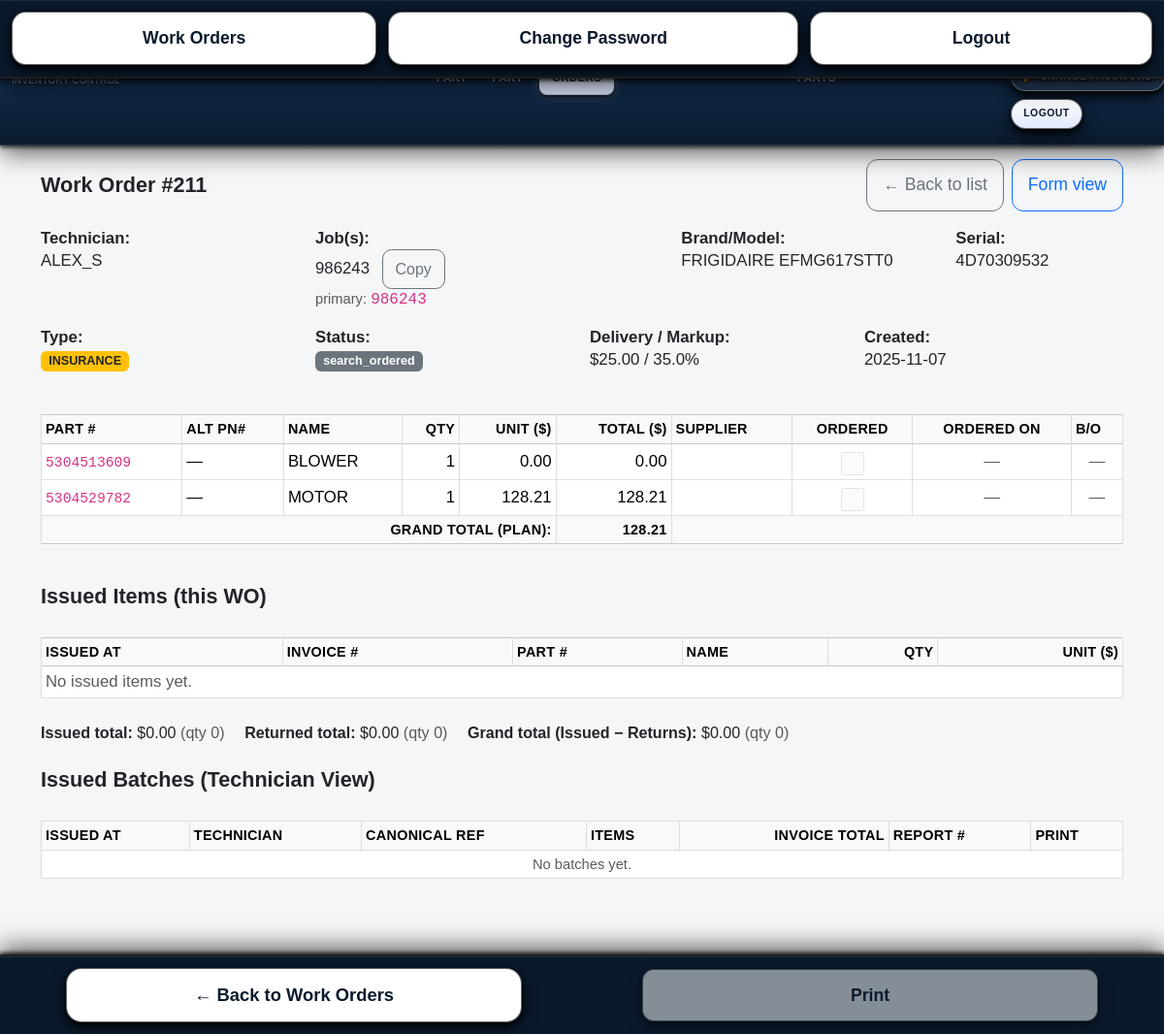
Before: /work_orders/211 (signed in) with the older database file.
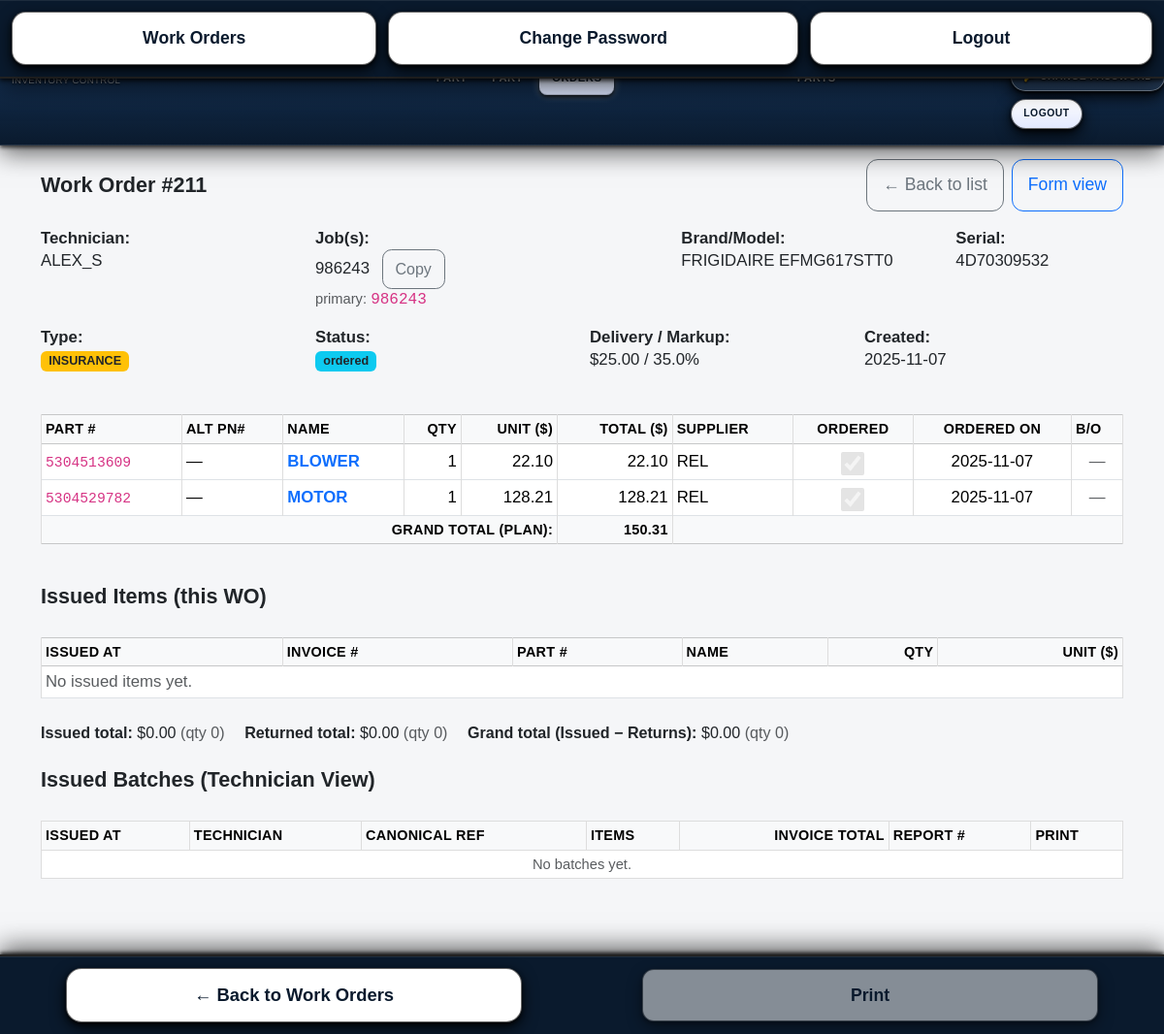
After: the same page with the newer database file.
### models.py (models this page shows, shortened)
class WorkUnit(db.Model):
    __tablename__ = "work_units"
    __table_args__ = {"extend_existing": True}
    id = db.Column(db.Integer, primary_key=True)
    work_order_id = db.Column(db.Integer, db.ForeignKey("work_orders.id"), nullable=False, index=True)
    brand  = db.Column(db.String(80))
    model  = db.Column(db.String(25))
    serial = db.Column(db.String(25))
    parts = db.relationship(
        "WorkOrderPart",
        backref="unit",
        primaryjoin="WorkUnit.id==WorkOrderPart.unit_id",
        cascade="all, delete-orphan",
        lazy="selectin",
        overlaps="parts,work_order",
    )

class WorkOrderPart(db.Model):
    __tablename__ = "work_order_parts"
    __table_args__ = {"extend_existing": True}
    id = db.Column(db.Integer, primary_key=True)
    work_order_id = db.Column(db.Integer, db.ForeignKey("work_orders.id"), nullable=False, index=True)
    unit_id = db.Column(db.Integer, db.ForeignKey("work_units.id"), nullable=True, index=True)
    part_number = db.Column(db.String(80), nullable=False)
    part_name   = db.Column(db.String(120))
    quantity    = db.Column(db.Integer, default=1)
    alt_part_numbers = db.Column(db.String(200))
    alt_numbers      = db.Column(db.String(200))
    supplier       = db.Column(db.String(80))
    backorder_flag = db.Column(db.Boolean, default=False)
    status      = db.Column(db.String(32), default="search_ordered")
    line_status = db.Column(db.String(32), default="search_ordered")
    unit_price_base  = db.Column(db.Float)
    unit_price_final = db.Column(db.Float)
    unit_cost        = db.Column(db.Float, nullable=True, default=None)
    issued_qty     = db.Column(db.Integer, nullable=False, default=0)
    last_issued_at = db.Column(db.DateTime, nullable=True)
    warehouse  = db.Column(db.String(120), nullable=True)
    unit_label = db.Column(db.String(120), nullable=True)
    stock_hint = db.Column(db.String(120))
    ordered_flag = db.Column(db.Boolean, default=False, index=True)
    ordered_date = db.Column(db.Date, nullable=True)
    created_at = db.Column(db.DateTime, default=datetime.utcnow)

### inventory/routes.py (the view, shortened to what this page needs)
@inventory_bp.get("/work_orders/<int:wo_id>", endpoint="wo_detail")
@login_required
def wo_detail(wo_id):
    from flask import render_template, flash, redirect, url_for
    from sqlalchemy import func, or_, case
    from sqlalchemy.orm import selectinload, joinedload
    from flask_login import current_user
    from extensions import db
    from models import WorkOrder, WorkUnit, WorkOrderPart, Part, IssuedPartRecord, IssuedBatch
    from collections import defaultdict, defaultdict as _dd
    wo = (
        db.session.query(WorkOrder)
        .options(
            selectinload(WorkOrder.parts),
            selectinload(WorkOrder.units).options(
                selectinload(WorkUnit.parts),
            ),
        )
        .get(wo_id)
    )
    if not wo:
        flash(f"Work Order #{wo_id} not found.", "danger")
        return redirect(url_for("inventory.wo_list"))
    role_raw = (getattr(current_user, "role", "") or "").strip().lower()
    me_id = getattr(current_user, "id", None)
    me_name = (getattr(current_user, "username", "") or "").strip().lower()
    wo_tech_id = getattr(wo, "technician_id", None)
    wo_tech_name = (wo.technician_username or wo.technician_name or "").strip().lower()
    is_admin_like = role_raw in ("admin", "superadmin")
    is_technician = role_raw in ("technician", "tech")
    is_my_wo = False
    if wo_tech_id and me_id and (wo_tech_id == me_id):
        is_my_wo = True
    elif wo_tech_name and me_name and (wo_tech_name == me_name):
        is_my_wo = True
    if is_technician and not is_my_wo:
        flash("You don't have access to this Work Order.", "danger")
        return redirect(url_for("inventory.wo_list"))
    can_confirm_any = (role_raw == "superadmin")
    can_view_docs = (is_admin_like or is_my_wo)
    suppliers = [
        r[0]
        for r in (
            db.session.query(func.trim(WorkOrderPart.supplier))
            .filter(
                WorkOrderPart.work_order_id == wo.id,
                WorkOrderPart.supplier.isnot(None),
                func.trim(WorkOrderPart.supplier) != "",
            )
            .distinct()
            .order_by(func.trim(WorkOrderPart.supplier).asc())
            .all()
        )
    ]
    canon = (wo.canonical_job or "").strip()
    base_q = (
        db.session.query(IssuedPartRecord)
        .options(joinedload(IssuedPartRecord.part), joinedload(IssuedPartRecord.batch))
        .outerjoin(IssuedBatch, IssuedBatch.id == IssuedPartRecord.batch_id)
    )
    if canon:
        base_q = base_q.filter(
            or_(
                func.trim(IssuedPartRecord.reference_job) == canon,
                func.trim(IssuedPartRecord.reference_job).like(f"%{canon}%"),
                func.trim(IssuedBatch.reference_job) == canon,
            )
        )
    issued_items = base_q.order_by(
        IssuedPartRecord.issue_date.asc(), IssuedPartRecord.id.asc()
    ).all()
    money_issued = func.coalesce(
        func.sum(
            case(
                (
                    IssuedPartRecord.quantity > 0,
                    IssuedPartRecord.quantity * IssuedPartRecord.unit_cost_at_issue,
                ),
                else_=0,
            )
        ),
        0.0,
    )
    money_returned = func.coalesce(
        func.sum(
            case(
                (
                    IssuedPartRecord.quantity < 0,
                    -IssuedPartRecord.quantity * IssuedPartRecord.unit_cost_at_issue,
                ),
                else_=0,
            )
        ),
        0.0,
    )
    qty_issued = func.coalesce(
        func.sum(
            case(
                (IssuedPartRecord.quantity > 0, IssuedPartRecord.quantity),
                else_=0,
            )
        ),
        0,
    )
    qty_returned = func.coalesce(
        func.sum(
            case(
                (IssuedPartRecord.quantity < 0, -IssuedPartRecord.quantity),
                else_=0,
            )
        ),
        0,
    )
    agg = (
        db.session.query(money_issued, money_returned, qty_issued, qty_returned)
        .select_from(IssuedPartRecord)
        .outerjoin(IssuedBatch, IssuedBatch.id == IssuedPartRecord.batch_id)
        .filter(base_q.whereclause if base_q.whereclause is not None else True)
        .one()
    )
    issued_total = float(agg[0] or 0.0)
    returned_total = float(agg[1] or 0.0)
    net_total = issued_total - returned_total
    issued_qty = int(agg[2] or 0)
    returned_qty = int(agg[3] or 0)
    net_qty = issued_qty - returned_qty
    def _fmt(dt):
        return dt.strftime("%Y-%m-%d %H:%M") if dt else "—"
    def _extract(rec):
        return (
            rec.id,
            (getattr(rec.part, "part_number", None) or "").strip().upper(),
            getattr(rec.part, "name", None) or "",
            int(rec.quantity or 0),
            float(rec.unit_cost_at_issue or 0.0),
            bool(getattr(rec, "confirmed_by_tech", False)),
            getattr(rec, "confirmed_by", None) or None,
            _fmt(getattr(rec, "confirmed_at", None)),
        )
    grouped = defaultdict(list)
    net_by_pn = _dd(int)
    batches = []
    invoiced_pns = sorted([pn for pn, net in net_by_pn.items() if net > 0])
    all_rows = []
    if wo.units:
        for u in wo.units:
            if getattr(u, "parts", None):
                all_rows.extend(u.parts)
    if (not all_rows) and getattr(wo, "parts", None):
        all_rows.extend(wo.parts)
    issued_info_by_pn = {}
    pn_list = []
    for r in all_rows:
        pn = (getattr(r, "part_number", "") or "").strip().upper()
        if pn and pn not in pn_list:
            pn_list.append(pn)
    inv_cost_map = {}
    if pn_list:
        part_rows = (
            db.session.query(Part)
            .filter(func.upper(Part.part_number).in_(pn_list))
            .all()
        )
        for pr in part_rows:
            key = (pr.part_number or "").strip().upper()
            inv_cost_map[key] = float(pr.unit_cost or 0.0)
    display_parts = []
    grand_total_display = 0.0
    for r in all_rows:
        pn = (getattr(r, "part_number", "") or "").strip().upper()
        qty_planned = int(getattr(r, "quantity", 0) or 0)
        ii = issued_info_by_pn.get(pn)
        issued_qty_raw = int(ii["qty"] or 0) if ii else 0
        issued_val_raw = float(ii["value"] or 0.0) if ii else 0.0
        issued_qty_eff = issued_qty_raw if issued_qty_raw > 0 else 0
        issued_val_eff = issued_val_raw if issued_qty_raw > 0 else 0.0
        inv_cost = inv_cost_map.get(pn, 0.0)
        if inv_cost == 0.0:
            inv_cost = float(getattr(r, "unit_cost", 0.0) or 0.0)
        not_issued_qty = max(0, qty_planned - issued_qty_eff)
        not_issued_val = not_issued_qty * inv_cost
        blended_total_val = issued_val_eff + not_issued_val
        blended_unit_price = (
            blended_total_val / qty_planned if qty_planned > 0 else 0.0
        )
        grand_total_display += blended_total_val
        raw_oflag = getattr(r, "ordered_flag", None)
        ordered_flag_truthy = raw_oflag not in (None, False, 0, "0", "", "false", "False")
        is_ordered = (
            ordered_flag_truthy
            or (str(getattr(r, "status", "")).strip().lower() == "ordered")
            or (str(getattr(r, "line_status", "")).strip().lower() == "ordered")
        )
        is_invoiced = pn in invoiced_pns
        display_parts.append(
            {
                "part_number": getattr(r, "part_number", "") or "",
                "alt_part_numbers": (
                    getattr(r, "alt_part_numbers", "") or
                    getattr(r, "alt_numbers", "") or
                    getattr(r, "alt_pn", "") or
                    ""
                ),
                "part_name": getattr(r, "part_name", "") or getattr(r, "name", "") or "—",
                "qty": qty_planned,
                "unit_price_display": blended_unit_price,
                "total_display": blended_total_val,
                "supplier": getattr(r, "supplier", "") or "",
                "is_ordered": is_ordered,
                "ordered_date": getattr(r, "ordered_date", None) or getattr(r, "ordered_on", None),
                "backorder_flag": bool(getattr(r, "backorder_flag", False)),
                "is_invoiced": is_invoiced,
            }
        )
    return render_template(
        "wo_detail.html",
        wo=wo,
        display_parts=display_parts,
        grand_total_display=grand_total_display,
        issued_items=issued_items,
        issued_total=issued_total,
        returned_total=returned_total,
        net_total=net_total,
        issued_qty=issued_qty,
        returned_qty=returned_qty,
        net_qty=net_qty,
        batches=batches,
        suppliers=suppliers,
        invoiced_pns=invoiced_pns,
        is_my_wo=is_my_wo,
        can_confirm=can_confirm_any,
        can_confirm_any=can_confirm_any,
        can_view_docs=can_view_docs,
        current_user=current_user,
    )

### app.py (called while the page is built, shortened)
def _to_local(dt: datetime, fmt: str):
    if not dt:
        return "—"
    tzname = app.config.get("DISPLAY_TZ", "America/Los_Angeles")
    try:
        dt_utc = dt.replace(tzinfo=ZoneInfo("UTC"))
        dt_local = dt_utc.astimezone(ZoneInfo(tzname))
        return dt_local.strftime(fmt)
    except Exception:
        return dt.strftime(fmt)

@app.template_filter("local_date")
def jinja_local_date(dt: datetime, fmt: str = "%Y-%m-%d"):
    return _to_local(dt, fmt)

@app.before_request
def restrict_role_routes():
    try:
        if not getattr(current_user, "is_authenticated", False):
            return  # гость — пусть дойдёт до /login
        ep = (request.endpoint or "").strip()
        role = (getattr(current_user, "role", "") or "").strip().lower()
        if role == "technician":
            if ep in ALLOWED_TECH_ENDPOINTS:
                return
            if ep.endswith(".health") or ep.endswith(".ping"):
                return
            return redirect(url_for("inventory.wo_list"))
    except Exception:
        try:
            return redirect(url_for("inventory.wo_list"))
        except Exception:
            return

### templates/wo_detail.html (shortened to what the changed rows need)
{% extends "base.html" %}
{% block content %}
    {% set role_low = (current_user.role or '')|lower %}
{% set role_low = (current_user.role or '')|lower %}
{% set is_adminlike = role_low in ['admin','superadmin'] %}
{% set is_tech      = role_low in ['technician','tech'] %}
{% set can_view_docs   = can_view_docs %}
{% set can_confirm_any = can_confirm_any %}
{% set u0 = (wo.units|first) %}
<div class="row g-3 mb-4 small">
  <div class="col-md-3">
    <div><strong>Brand/Model:</strong></div>
    <div>
      {{ ((u0 and u0.brand) or wo.brand or '') ~ ' ' ~ ((u0 and u0.model) or wo.model or '') }}
    </div>
  </div>
  <div class="col-md-3">
    <div>
      {% if wo.status == 'done' %}
        <span class="badge bg-success">done</span>
      {% elif wo.status == 'ordered' %}
        <span class="badge bg-info text-dark">ordered</span>
      {% else %}
        <span class="badge bg-secondary">search_ordered</span>
      {% endif %}
    </div>
  </div>
</div>
{% if display_parts and (display_parts|length) > 0 %}
<div class="table-responsive mb-4">
  <table class="table table-sm table-bordered align-middle">
    <thead class="table-light">
      <tr>
        <th>Part #</th>
        <th>Alt PN#</th>
        <th>Name</th>
        <th class="text-end">Qty</th>
        <th class="text-end">Unit ($)</th>
        <th class="text-end">Total ($)</th>
        <th>Supplier</th>
        <th class="text-center" title="Ordered">Ordered</th>
        <th class="text-center">Ordered on</th>
        <th title="Backorder">B/O</th>
      </tr>
    </thead>
    <tbody>
      {% for row in display_parts %}
        <tr>
          <td><code>{{ row.part_number or '' }}</code></td>
          <td>{{ row.alt_part_numbers or '—' }}</td>
          <td>
            <span class="{% if row.is_invoiced %}name-invoiced{% elif row.is_ordered %}name-ordered{% endif %}">
              {{ row.part_name or '—' }}
            </span>
          </td>
          <td class="num">{{ row.qty or 0 }}</td>
          <td class="num">{{ '%.2f'|format(row.unit_price_display or 0) }}</td>
          <td class="num">{{ '%.2f'|format(row.total_display or 0) }}</td>
          <td>{{ row.supplier or '' }}</td>
          <td class="text-center">
            <input type="checkbox" class="form-check-input" disabled
                   {% if row.is_ordered %}checked{% endif %}>
          </td>
          <td class="text-center">
            {% if row.ordered_date %}
              {{ row.ordered_date|local_date }}
            {% else %}
              <span class="text-muted">—</span>
            {% endif %}
          </td>
          <td class="text-center">
            {% if row.backorder_flag %}
              <span class="badge bg-warning text-dark">B/O</span>
            {% else %}
              <span class="text-muted">—</span>
            {% endif %}
          </td>
        </tr>
      {% endfor %}
    </tbody>
    <tfoot>
      <tr class="table-light">
        <th colspan="5" class="text-end">Grand total (plan):</th>
        <th class="num">{{ '%.2f'|format(grand_total_display or 0) }}</th>
        <th colspan="4"></th>
      </tr>
    </tfoot>
  </table>
</div>
{% else %}
  <p class="text-muted">No parts listed for this work order.</p>
{% endif %}
<div class="table-responsive mb-2">
  <table class="table table-sm table-bordered align-middle">
    <thead class="table-light">
      <tr>
        <th>Issued At</th>
        <th>Invoice #</th>
        <th>Part #</th>
        <th>Name</th>
        <th class="text-end">Qty</th>
        <th class="text-end">Unit ($)</th>
      </tr>
    </thead>
  </table>
</div>
{% set col_count = 5 + (2 if can_view_docs else 0) + (1 if can_confirm_any else 0) %}
<div class="table-responsive">
  <table class="table table-sm table-hover align-middle">
    <thead class="table-light small">
      <tr>
        <th>Issued At</th>
        <th>Technician</th>
        <th>Canonical Ref</th>
        <th>Items</th>
        <th class="text-end">Invoice Total</th>
        {% if can_view_docs %}
          <th>Report #</th>
          <th>Print</th>
        {% endif %}
      </tr>
    </thead>
  </table>
</div>
{% set first_invoice = None %}
{% if batches and (batches|length) > 0 %}
  {% for bb in batches %}
    {% if bb.get('invoice_number') and not first_invoice %}
      {% set first_invoice = bb.get('invoice_number') %}
    {% endif %}
  {% endfor %}
{% endif %}
{% endblock %}

Changed rows visible on the page:
removed WorkOrderPart: part_number "5304513609", alt_part_numbers "—", part_name "BLOWER", quantity "1", unit_price_display "0.00", total_display "0.00"
removed WorkOrderPart: part_number "5304529782", alt_part_numbers "—", part_name "MOTOR", quantity "1", unit_cost "128.21"
changed WorkOrder id 211: status "search_ordered" → "ordered" (drawn)
added WorkOrderPart: part_number "5304513609", alt_part_numbers "—", part_name "BLOWER", qty "1", unit_cost "22.10", supplier "REL", is_ordered "☑", ordered_date|local_date "2025-11-07"
added WorkOrderPart: part_number "5304529782", alt_part_numbers "—", part_name "MOTOR", qty "1", unit_cost "128.21", supplier "REL", is_ordered "☑", ordered_date|local_date "2025-11-07"
Other visible differences:
{{ '%.2f'|format(grand_total_display or 0) }}: "128.21" → "150.31"
text no longer shown: "search_ordered"
text now shown: "ordered"
